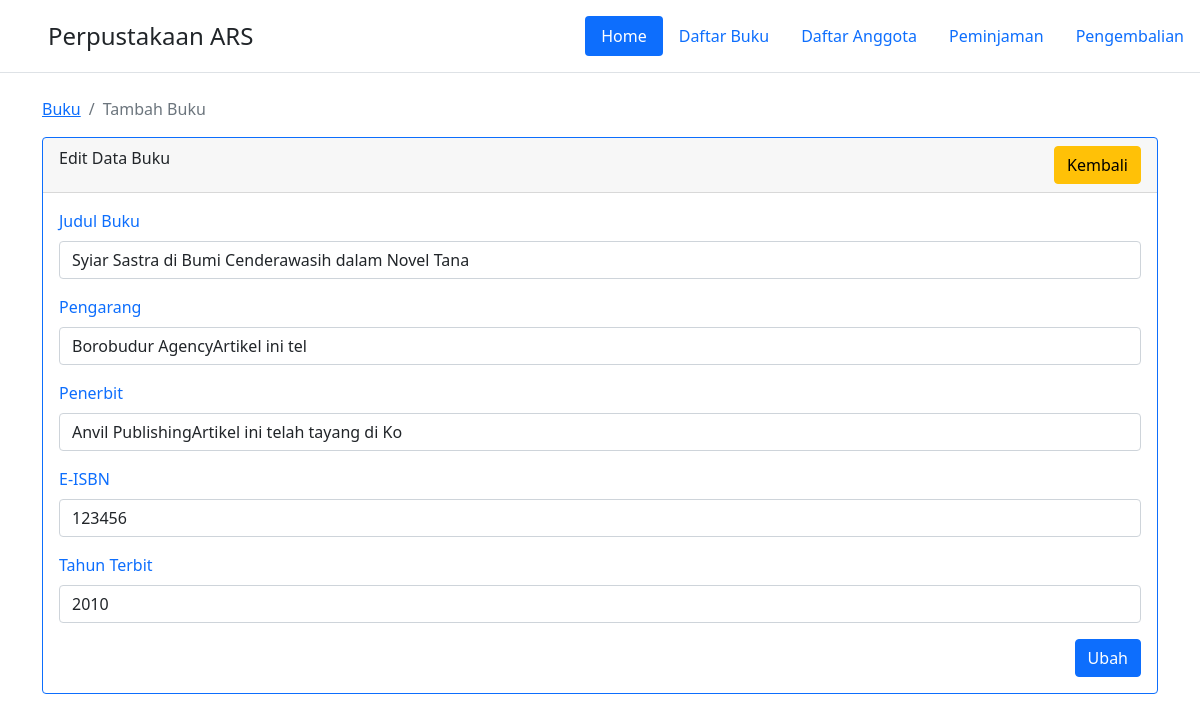
Page /index.php/buku/edit/2 on the committed database.
### tables this page shows
CREATE TABLE IF NOT EXISTS `buku` (
  `id_buku` int(5) NOT NULL AUTO_INCREMENT,
  `id_kategori` int(5) NOT NULL,
  `judul_buku` varchar(50) NOT NULL,
  `pengarang` varchar(35) NOT NULL,
  `thn_terbit` int(11) NOT NULL,
  `penerbit` varchar(50) NOT NULL,
  `isbn` varchar(25) NOT NULL,
  `jumlah_buku` int(3) NOT NULL,
  `lokasi` enum('1','2','3','4','5') NOT NULL,
  `gambar` varchar(255) NOT NULL,
  `tgl_input` date NOT NULL,
  `status_buku` enum('1','0') NOT NULL DEFAULT '0',
  `created_at` datetime NOT NULL DEFAULT '0000-00-00 00:00:00',
  `updated_at` datetime NOT NULL DEFAULT '0000-00-00 00:00:00',
  `deleted_at` datetime DEFAULT NULL,
  PRIMARY KEY (`id_buku`)
);

### application/views/template/my_template.php (called while the page is built, shortened)
<?php $this->load->view("/partial/header");?>
<?php $this->load->view($content);?>

### application/controllers/Buku.php (called while the page is built, shortened)
<?php
class Buku extends CI_Controller {
	public function __construct()
	{
		$this->load->model('Buku_Model');
	}
	public function edit($id)
	{
		$data = [
			'title' => 'Buku',
			'sub_title' => 'Tambah Buku',
			'content' => 'buku/edit',
			'show' => $this->Buku_Model->show($id)->row()
		];
		$this->load->view('template/my_template', $data);
	}
}

### index.php (called while the page is built, shortened)
<?php
require_once BASEPATH.'core/CodeIgniter.php';

### application/models/Buku_Model.php (called while the page is built, shortened)
<?php
class Buku_Model extends CI_Model
{
	public function show($id)
	{
		$this->db->where('id_buku', $id);
		return $this->db->get('buku');
	}
}

### application/views/buku/edit.php (the view, shortened to what this page needs)
<div class="row">
    <div class="col-sm-12">
        <div class="card border-primary mb-6">
            <div class="card-header">
                Edit Data Buku
                <a href="<?= site_url('buku'); ?>" class="btn btn-warning float-end">Kembali</a>
            </div>
            <div class="card-body text-primary">
                <form method="post" action="<?=site_url('buku/update');?>">
                    <div class="mb-3">
                        <label for="exampleFormControlInput1" class="form-label">Judul Buku</label>
                        <input type="text" name="judul_buku" value="<?=$show->judul_buku;?>" class="form-control" id="exampleFormControlInput1" placeholder="isi dengan judul buku">
                    </div>
                    <div class="mb-3">
                        <label for="exampleFormControlInput1" class="form-label">Pengarang</label>
                        <input type="text" name="pengarang" value="<?=$show->pengarang;?>" class="form-control" id="exampleFormControlInput1" placeholder="isi dengan nama pengarang buku">
                    </div>
                    <div class="mb-3">
                        <label for="exampleFormControlInput1" class="form-label">Penerbit</label>
                        <input type="text" name="penerbit" value="<?=$show->penerbit;?>" class="form-control" id="exampleFormControlInput1" placeholder="isi dengan penerbit buku">
                    </div>
                    <div class="mb-3">
                        <label for="exampleFormControlInput1" class="form-label">E-ISBN</label>
                        <input type="number" name="isbn" value="<?=$show->isbn;?>" class="form-control" id="exampleFormControlInput1" placeholder="isi dengan judul buku">
                    </div>
                    <div class="mb-3">
                        <label for="exampleFormControlInput1" class="form-label">Tahun Terbit</label>
                        <input type="number" min="2000" max="2021" name="thn_terbit" value="<?=$show->thn_terbit;?>" class="form-control" id="exampleFormControlInput1" placeholder="2021">
                    </div>
                    <div class="mb-3">
                        <button type="submit" class="btn btn-primary float-end">Ubah</button>
                    </div>
                </form>
            </div>
        </div>
    </div>
</div>

### rows in the picture
buku: judul_buku "Syiar Sastra di Bumi Cenderawasih dalam Novel Tana", pengarang "Borobudur AgencyArtikel ini tel", penerbit "Anvil PublishingArtikel ini telah tayang di Ko", isbn "123456", thn_terbit "2010"

### other values in the picture
$title "Buku"
$sub_title "Tambah Buku"
